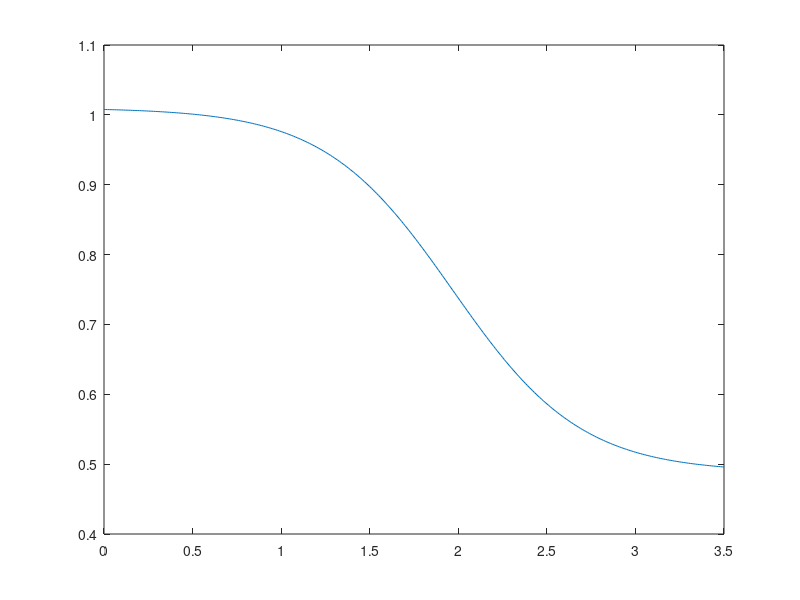

Reproduce this figure in MATLAB.
clc
close all
clc
% a*(a*tanh(b*(x-c))+d)

f = 0:0.01:3.5;

a = 0.5107;
b = -1.377;
c = 1.968;
d = 1.467;

alpha = a*(a*tanh(b*(f-c))+d);

plot(f,alpha)
